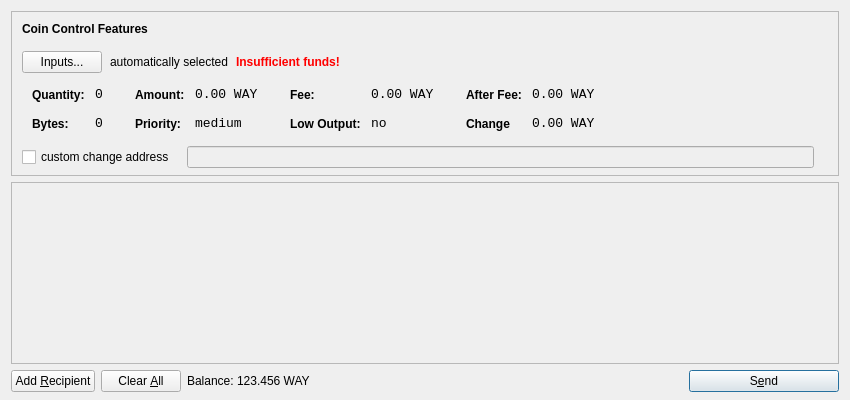
<?xml version="1.0" encoding="UTF-8"?>
<ui version="4.0">
 <class>SendCoinsDialog</class>
 <widget class="QDialog" name="SendCoinsDialog">
  <property name="geometry">
   <rect>
    <x>0</x>
    <y>0</y>
    <width>850</width>
    <height>400</height>
   </rect>
  </property>
  <property name="windowTitle">
   <string>Send Coins</string>
  </property>
  <layout class="QVBoxLayout" name="verticalLayout" stretch="0,1,0">
   <property name="bottomMargin">
    <number>8</number>
   </property>
   <item>
    <widget class="QFrame" name="frameCoinControl">
     <property name="sizePolicy">
      <sizepolicy hsizetype="Expanding" vsizetype="Expanding">
       <horstretch>0</horstretch>
       <verstretch>0</verstretch>
      </sizepolicy>
     </property>
     <property name="maximumSize">
      <size>
       <width>16777215</width>
       <height>16777215</height>
      </size>
     </property>
     <property name="frameShape">
      <enum>QFrame::StyledPanel</enum>
     </property>
     <property name="frameShadow">
      <enum>QFrame::Sunken</enum>
     </property>
     <layout class="QVBoxLayout" name="verticalLayoutCoinControl2">
      <property name="spacing">
       <number>-1</number>
      </property>
      <property name="leftMargin">
       <number>0</number>
      </property>
      <property name="topMargin">
       <number>0</number>
      </property>
      <property name="rightMargin">
       <number>0</number>
      </property>
      <property name="bottomMargin">
       <number>6</number>
      </property>
      <item>
       <layout class="QVBoxLayout" name="verticalLayoutCoinControl" stretch="0,0,0,0,1">
        <property name="spacing">
         <number>0</number>
        </property>
        <property name="leftMargin">
         <number>10</number>
        </property>
        <property name="topMargin">
         <number>10</number>
        </property>
        <item>
         <layout class="QHBoxLayout" name="horizontalLayoutCoinControl1">
          <property name="bottomMargin">
           <number>15</number>
          </property>
          <item>
           <widget class="QLabel" name="labelCoinControlFeatures">
            <property name="sizePolicy">
             <sizepolicy hsizetype="Preferred" vsizetype="Maximum">
              <horstretch>0</horstretch>
              <verstretch>0</verstretch>
             </sizepolicy>
            </property>
            <property name="font">
             <font>
              <weight>75</weight>
              <bold>true</bold>
             </font>
            </property>
            <property name="styleSheet">
             <string notr="true">font-weight:bold;</string>
            </property>
            <property name="text">
             <string>Coin Control Features</string>
            </property>
           </widget>
          </item>
         </layout>
        </item>
        <item>
         <layout class="QHBoxLayout" name="horizontalLayoutCoinControl2" stretch="0,0,0,0">
          <property name="spacing">
           <number>8</number>
          </property>
          <property name="bottomMargin">
           <number>10</number>
          </property>
          <item>
           <widget class="QPushButton" name="pushButtonCoinControl">
            <property name="styleSheet">
             <string notr="true"/>
            </property>
            <property name="text">
             <string>Inputs...</string>
            </property>
           </widget>
          </item>
          <item>
           <widget class="QLabel" name="labelCoinControlAutomaticallySelected">
            <property name="text">
             <string>automatically selected</string>
            </property>
            <property name="margin">
             <number>5</number>
            </property>
           </widget>
          </item>
          <item>
           <widget class="QLabel" name="labelCoinControlInsuffFunds">
            <property name="font">
             <font>
              <weight>75</weight>
              <bold>true</bold>
             </font>
            </property>
            <property name="styleSheet">
             <string notr="true">color:red;font-weight:bold;</string>
            </property>
            <property name="text">
             <string>Insufficient funds!</string>
            </property>
            <property name="margin">
             <number>5</number>
            </property>
           </widget>
          </item>
          <item>
           <spacer name="horizontalSpacerCoinControl">
            <property name="orientation">
             <enum>Qt::Horizontal</enum>
            </property>
            <property name="sizeHint" stdset="0">
             <size>
              <width>40</width>
              <height>1</height>
             </size>
            </property>
           </spacer>
          </item>
         </layout>
        </item>
        <item>
         <widget class="QWidget" name="widgetCoinControl" native="true">
          <property name="sizePolicy">
           <sizepolicy hsizetype="Preferred" vsizetype="Preferred">
            <horstretch>0</horstretch>
            <verstretch>0</verstretch>
           </sizepolicy>
          </property>
          <property name="minimumSize">
           <size>
            <width>0</width>
            <height>0</height>
           </size>
          </property>
          <property name="styleSheet">
           <string notr="true"/>
          </property>
          <layout class="QHBoxLayout" name="horizontalLayoutCoinControl5">
           <property name="margin">
            <number>0</number>
           </property>
           <item>
            <layout class="QHBoxLayout" name="horizontalLayoutCoinControl3" stretch="0,0,0,1">
             <property name="spacing">
              <number>20</number>
             </property>
             <property name="topMargin">
              <number>0</number>
             </property>
             <property name="bottomMargin">
              <number>10</number>
             </property>
             <item>
              <layout class="QFormLayout" name="formLayoutCoinControl1">
               <property name="horizontalSpacing">
                <number>10</number>
               </property>
               <property name="verticalSpacing">
                <number>14</number>
               </property>
               <property name="leftMargin">
                <number>10</number>
               </property>
               <property name="topMargin">
                <number>4</number>
               </property>
               <property name="rightMargin">
                <number>6</number>
               </property>
               <item row="0" column="0">
                <widget class="QLabel" name="labelCoinControlQuantityText">
                 <property name="styleSheet">
                  <string notr="true">font-weight:bold;</string>
                 </property>
                 <property name="text">
                  <string>Quantity:</string>
                 </property>
                 <property name="margin">
                  <number>0</number>
                 </property>
                </widget>
               </item>
               <item row="0" column="1">
                <widget class="QLabel" name="labelCoinControlQuantity">
                 <property name="font">
                  <font>
                   <family>Monospace</family>
                   <pointsize>10</pointsize>
                  </font>
                 </property>
                 <property name="cursor">
                  <cursorShape>IBeamCursor</cursorShape>
                 </property>
                 <property name="contextMenuPolicy">
                  <enum>Qt::ActionsContextMenu</enum>
                 </property>
                 <property name="text">
                  <string>0</string>
                 </property>
                 <property name="margin">
                  <number>0</number>
                 </property>
                 <property name="textInteractionFlags">
                  <set>Qt::LinksAccessibleByMouse|Qt::TextSelectableByKeyboard|Qt::TextSelectableByMouse</set>
                 </property>
                </widget>
               </item>
               <item row="1" column="0">
                <widget class="QLabel" name="labelCoinControlBytesText">
                 <property name="styleSheet">
                  <string notr="true">font-weight:bold;</string>
                 </property>
                 <property name="text">
                  <string>Bytes:</string>
                 </property>
                </widget>
               </item>
               <item row="1" column="1">
                <widget class="QLabel" name="labelCoinControlBytes">
                 <property name="font">
                  <font>
                   <family>Monospace</family>
                   <pointsize>10</pointsize>
                  </font>
                 </property>
                 <property name="cursor">
                  <cursorShape>IBeamCursor</cursorShape>
                 </property>
                 <property name="contextMenuPolicy">
                  <enum>Qt::ActionsContextMenu</enum>
                 </property>
                 <property name="text">
                  <string>0</string>
                 </property>
                 <property name="textInteractionFlags">
                  <set>Qt::LinksAccessibleByMouse|Qt::TextSelectableByKeyboard|Qt::TextSelectableByMouse</set>
                 </property>
                </widget>
               </item>
              </layout>
             </item>
             <item>
              <layout class="QFormLayout" name="formLayoutCoinControl2">
               <property name="horizontalSpacing">
                <number>10</number>
               </property>
               <property name="verticalSpacing">
                <number>14</number>
               </property>
               <property name="leftMargin">
                <number>6</number>
               </property>
               <property name="topMargin">
                <number>4</number>
               </property>
               <property name="rightMargin">
                <number>6</number>
               </property>
               <item row="0" column="0">
                <widget class="QLabel" name="labelCoinControlAmountText">
                 <property name="styleSheet">
                  <string notr="true">font-weight:bold;</string>
                 </property>
                 <property name="text">
                  <string>Amount:</string>
                 </property>
                 <property name="margin">
                  <number>0</number>
                 </property>
                </widget>
               </item>
               <item row="0" column="1">
                <widget class="QLabel" name="labelCoinControlAmount">
                 <property name="font">
                  <font>
                   <family>Monospace</family>
                   <pointsize>10</pointsize>
                  </font>
                 </property>
                 <property name="cursor">
                  <cursorShape>IBeamCursor</cursorShape>
                 </property>
                 <property name="contextMenuPolicy">
                  <enum>Qt::ActionsContextMenu</enum>
                 </property>
                 <property name="text">
                  <string notr="true">0.00 WAY</string>
                 </property>
                 <property name="textInteractionFlags">
                  <set>Qt::LinksAccessibleByMouse|Qt::TextSelectableByKeyboard|Qt::TextSelectableByMouse</set>
                 </property>
                </widget>
               </item>
               <item row="1" column="0">
                <widget class="QLabel" name="labelCoinControlPriorityText">
                 <property name="styleSheet">
                  <string notr="true">font-weight:bold;</string>
                 </property>
                 <property name="text">
                  <string>Priority:</string>
                 </property>
                </widget>
               </item>
               <item row="1" column="1">
                <widget class="QLabel" name="labelCoinControlPriority">
                 <property name="font">
                  <font>
                   <family>Monospace</family>
                   <pointsize>10</pointsize>
                  </font>
                 </property>
                 <property name="cursor">
                  <cursorShape>IBeamCursor</cursorShape>
                 </property>
                 <property name="contextMenuPolicy">
                  <enum>Qt::ActionsContextMenu</enum>
                 </property>
                 <property name="text">
                  <string>medium</string>
                 </property>
                 <property name="textInteractionFlags">
                  <set>Qt::LinksAccessibleByMouse|Qt::TextSelectableByKeyboard|Qt::TextSelectableByMouse</set>
                 </property>
                </widget>
               </item>
              </layout>
             </item>
             <item>
              <layout class="QFormLayout" name="formLayoutCoinControl3">
               <property name="horizontalSpacing">
                <number>10</number>
               </property>
               <property name="verticalSpacing">
                <number>14</number>
               </property>
               <property name="leftMargin">
                <number>6</number>
               </property>
               <property name="topMargin">
                <number>4</number>
               </property>
               <property name="rightMargin">
                <number>6</number>
               </property>
               <item row="0" column="0">
                <widget class="QLabel" name="labelCoinControlFeeText">
                 <property name="styleSheet">
                  <string notr="true">font-weight:bold;</string>
                 </property>
                 <property name="text">
                  <string>Fee:</string>
                 </property>
                 <property name="margin">
                  <number>0</number>
                 </property>
                </widget>
               </item>
               <item row="0" column="1">
                <widget class="QLabel" name="labelCoinControlFee">
                 <property name="font">
                  <font>
                   <family>Monospace</family>
                   <pointsize>10</pointsize>
                  </font>
                 </property>
                 <property name="cursor">
                  <cursorShape>IBeamCursor</cursorShape>
                 </property>
                 <property name="contextMenuPolicy">
                  <enum>Qt::ActionsContextMenu</enum>
                 </property>
                 <property name="text">
                  <string notr="true">0.00 WAY</string>
                 </property>
                 <property name="textInteractionFlags">
                  <set>Qt::LinksAccessibleByMouse|Qt::TextSelectableByKeyboard|Qt::TextSelectableByMouse</set>
                 </property>
                </widget>
               </item>
               <item row="1" column="0">
                <widget class="QLabel" name="labelCoinControlLowOutputText">
                 <property name="styleSheet">
                  <string notr="true">font-weight:bold;</string>
                 </property>
                 <property name="text">
                  <string>Low Output:</string>
                 </property>
                </widget>
               </item>
               <item row="1" column="1">
                <widget class="QLabel" name="labelCoinControlLowOutput">
                 <property name="font">
                  <font>
                   <family>Monospace</family>
                   <pointsize>10</pointsize>
                  </font>
                 </property>
                 <property name="cursor">
                  <cursorShape>IBeamCursor</cursorShape>
                 </property>
                 <property name="contextMenuPolicy">
                  <enum>Qt::ActionsContextMenu</enum>
                 </property>
                 <property name="text">
                  <string>no</string>
                 </property>
                 <property name="textInteractionFlags">
                  <set>Qt::LinksAccessibleByMouse|Qt::TextSelectableByKeyboard|Qt::TextSelectableByMouse</set>
                 </property>
                </widget>
               </item>
              </layout>
             </item>
             <item>
              <layout class="QFormLayout" name="formLayoutCoinControl4">
               <property name="horizontalSpacing">
                <number>10</number>
               </property>
               <property name="verticalSpacing">
                <number>14</number>
               </property>
               <property name="leftMargin">
                <number>6</number>
               </property>
               <property name="topMargin">
                <number>4</number>
               </property>
               <property name="rightMargin">
                <number>6</number>
               </property>
               <item row="0" column="0">
                <widget class="QLabel" name="labelCoinControlAfterFeeText">
                 <property name="styleSheet">
                  <string notr="true">font-weight:bold;</string>
                 </property>
                 <property name="text">
                  <string>After Fee:</string>
                 </property>
                 <property name="margin">
                  <number>0</number>
                 </property>
                </widget>
               </item>
               <item row="0" column="1">
                <widget class="QLabel" name="labelCoinControlAfterFee">
                 <property name="font">
                  <font>
                   <family>Monospace</family>
                   <pointsize>10</pointsize>
                  </font>
                 </property>
                 <property name="cursor">
                  <cursorShape>IBeamCursor</cursorShape>
                 </property>
                 <property name="contextMenuPolicy">
                  <enum>Qt::ActionsContextMenu</enum>
                 </property>
                 <property name="text">
                  <string notr="true">0.00 WAY</string>
                 </property>
                 <property name="textInteractionFlags">
                  <set>Qt::LinksAccessibleByMouse|Qt::TextSelectableByKeyboard|Qt::TextSelectableByMouse</set>
                 </property>
                </widget>
               </item>
               <item row="1" column="0">
                <widget class="QLabel" name="labelCoinControlChangeText">
                 <property name="styleSheet">
                  <string notr="true">font-weight:bold;</string>
                 </property>
                 <property name="text">
                  <string>Change</string>
                 </property>
                </widget>
               </item>
               <item row="1" column="1">
                <widget class="QLabel" name="labelCoinControlChange">
                 <property name="font">
                  <font>
                   <family>Monospace</family>
                   <pointsize>10</pointsize>
                  </font>
                 </property>
                 <property name="cursor">
                  <cursorShape>IBeamCursor</cursorShape>
                 </property>
                 <property name="contextMenuPolicy">
                  <enum>Qt::ActionsContextMenu</enum>
                 </property>
                 <property name="text">
                  <string notr="true">0.00 WAY</string>
                 </property>
                 <property name="textInteractionFlags">
                  <set>Qt::LinksAccessibleByMouse|Qt::TextSelectableByKeyboard|Qt::TextSelectableByMouse</set>
                 </property>
                </widget>
               </item>
              </layout>
             </item>
            </layout>
           </item>
          </layout>
         </widget>
        </item>
        <item>
         <layout class="QHBoxLayout" name="horizontalLayoutCoinControl4" stretch="0,0,0">
          <property name="spacing">
           <number>12</number>
          </property>
          <property name="sizeConstraint">
           <enum>QLayout::SetDefaultConstraint</enum>
          </property>
          <property name="topMargin">
           <number>5</number>
          </property>
          <property name="rightMargin">
           <number>5</number>
          </property>
          <item>
           <widget class="QCheckBox" name="checkBoxCoinControlChange">
            <property name="text">
             <string>custom change address</string>
            </property>
           </widget>
          </item>
          <item>
           <widget class="QLineEdit" name="lineEditCoinControlChange">
            <property name="enabled">
             <bool>false</bool>
            </property>
            <property name="sizePolicy">
             <sizepolicy hsizetype="Expanding" vsizetype="Fixed">
              <horstretch>0</horstretch>
              <verstretch>0</verstretch>
             </sizepolicy>
            </property>
           </widget>
          </item>
          <item>
           <widget class="QLabel" name="labelCoinControlChangeLabel">
            <property name="sizePolicy">
             <sizepolicy hsizetype="Preferred" vsizetype="Expanding">
              <horstretch>0</horstretch>
              <verstretch>0</verstretch>
             </sizepolicy>
            </property>
            <property name="minimumSize">
             <size>
              <width>0</width>
              <height>0</height>
             </size>
            </property>
            <property name="text">
             <string/>
            </property>
            <property name="margin">
             <number>3</number>
            </property>
           </widget>
          </item>
         </layout>
        </item>
        <item>
         <spacer name="verticalSpacerCoinControl">
          <property name="orientation">
           <enum>Qt::Vertical</enum>
          </property>
          <property name="sizeHint" stdset="0">
           <size>
            <width>800</width>
            <height>1</height>
           </size>
          </property>
         </spacer>
        </item>
       </layout>
      </item>
     </layout>
    </widget>
   </item>
   <item>
    <widget class="QScrollArea" name="scrollArea">
     <property name="widgetResizable">
      <bool>true</bool>
     </property>
     <widget class="QWidget" name="scrollAreaWidgetContents">
      <property name="geometry">
       <rect>
        <x>0</x>
        <y>0</y>
        <width>830</width>
        <height>165</height>
       </rect>
      </property>
      <layout class="QVBoxLayout" name="verticalLayout_2">
       <property name="margin">
        <number>0</number>
       </property>
       <item>
        <layout class="QVBoxLayout" name="entries">
         <property name="spacing">
          <number>6</number>
         </property>
        </layout>
       </item>
       <item>
        <spacer name="verticalSpacer">
         <property name="orientation">
          <enum>Qt::Vertical</enum>
         </property>
         <property name="sizeHint" stdset="0">
          <size>
           <width>20</width>
           <height>40</height>
          </size>
         </property>
        </spacer>
       </item>
      </layout>
     </widget>
    </widget>
   </item>
   <item>
    <layout class="QHBoxLayout" name="horizontalLayout">
     <item>
      <widget class="QPushButton" name="addButton">
       <property name="toolTip">
        <string>Send to multiple recipients at once</string>
       </property>
       <property name="text">
        <string>Add &amp;Recipient</string>
       </property>
       <property name="autoDefault">
        <bool>false</bool>
       </property>
      </widget>
     </item>
     <item>
      <widget class="QPushButton" name="clearButton">
       <property name="sizePolicy">
        <sizepolicy hsizetype="Minimum" vsizetype="Fixed">
         <horstretch>0</horstretch>
         <verstretch>0</verstretch>
        </sizepolicy>
       </property>
       <property name="toolTip">
        <string>Remove all transaction fields</string>
       </property>
       <property name="text">
        <string>Clear &amp;All</string>
       </property>
       <property name="autoRepeatDelay">
        <number>300</number>
       </property>
       <property name="autoDefault">
        <bool>false</bool>
       </property>
      </widget>
     </item>
     <item>
      <layout class="QHBoxLayout" name="horizontalLayout_2">
       <property name="spacing">
        <number>3</number>
       </property>
       <item>
        <widget class="QLabel" name="label">
         <property name="sizePolicy">
          <sizepolicy hsizetype="Preferred" vsizetype="Fixed">
           <horstretch>0</horstretch>
           <verstretch>0</verstretch>
          </sizepolicy>
         </property>
         <property name="text">
          <string>Balance:</string>
         </property>
        </widget>
       </item>
       <item>
        <widget class="QLabel" name="labelBalance">
         <property name="sizePolicy">
          <sizepolicy hsizetype="Preferred" vsizetype="Fixed">
           <horstretch>0</horstretch>
           <verstretch>0</verstretch>
          </sizepolicy>
         </property>
         <property name="cursor">
          <cursorShape>IBeamCursor</cursorShape>
         </property>
         <property name="text">
          <string notr="true">123.456 WAY</string>
         </property>
         <property name="textInteractionFlags">
          <set>Qt::LinksAccessibleByMouse|Qt::TextSelectableByKeyboard|Qt::TextSelectableByMouse</set>
         </property>
        </widget>
       </item>
      </layout>
     </item>
     <item>
      <spacer name="horizontalSpacer">
       <property name="orientation">
        <enum>Qt::Horizontal</enum>
       </property>
       <property name="sizeHint" stdset="0">
        <size>
         <width>40</width>
         <height>20</height>
        </size>
       </property>
      </spacer>
     </item>
     <item>
      <widget class="QPushButton" name="sendButton">
       <property name="minimumSize">
        <size>
         <width>150</width>
         <height>0</height>
        </size>
       </property>
       <property name="toolTip">
        <string>Confirm the send action</string>
       </property>
       <property name="text">
        <string>S&amp;end</string>
       </property>
       <property name="icon">
        <iconset resource="../bitcoin.qrc">
         <normaloff>:/icons/send</normaloff>:/icons/send</iconset>
       </property>
       <property name="default">
        <bool>true</bool>
       </property>
      </widget>
     </item>
    </layout>
   </item>
  </layout>
 </widget>
 <resources>
  <include location="../bitcoin.qrc"/>
 </resources>
 <connections/>
</ui>
